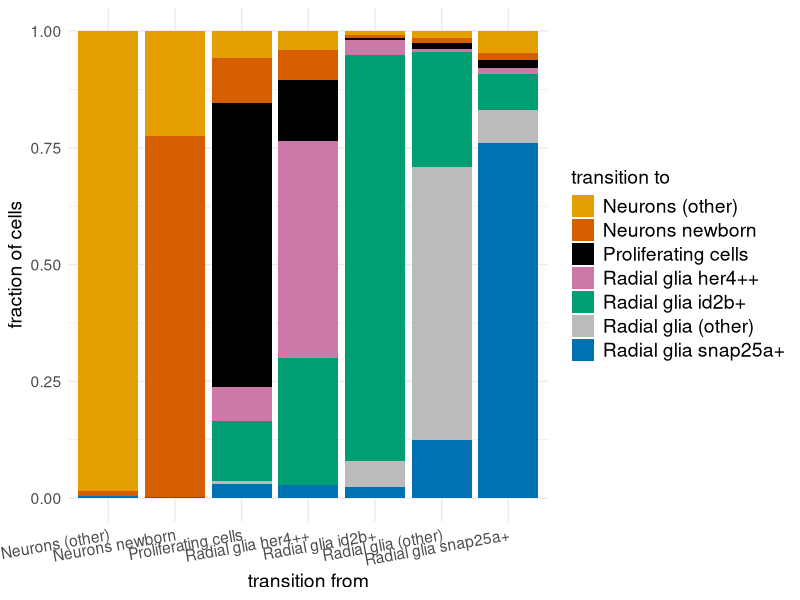
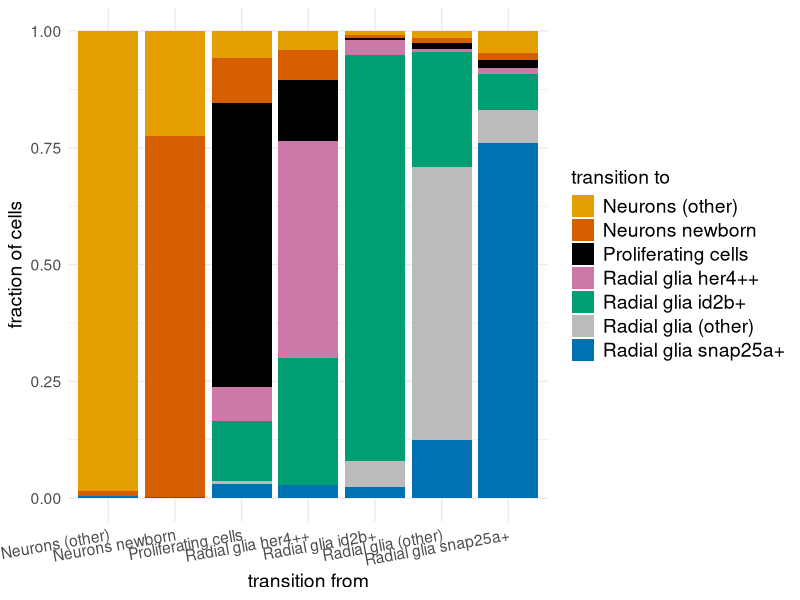

Recreate these plots in R, in order.
library(reshape2)
library(ggplot2)

## re-making 4B pie charts as bar plots.
# copying the numbers from Nina's python notebook (scv_tel_clust_figs.ipynb) to easier match plotting style in R



transition_probabilities <- data.frame(
           c(0.9857994786825948, 0.009741895478346694, 0.0004919811436818811, 0.0, 0.0, 0.0, 0.003966644695376653),
           c(0.22471965031666857, 0.77356308592672, 0.0, 0.0, 0.0, 0.0, 0.0017172637566114737),
           c(0.05826780693845225, 0.09556284393583657, 0.6092259407616354, 0.005854126353607041, 0.07244942746482981, 0.12799255788070332, 0.030647296664935635),
           c(0.014715707179188652, 0.011415924658196686, 0.0131685643823175, 0.5842661949845215, 0.00539226415180364, 0.24590977397200683, 0.12513157067196518),
           c(0.03971977130176595, 0.06628844535233099, 0.12909179867552475, 0.0, 0.4660559389460669, 0.2712398551407272, 0.02760419058358425),
           c(0.007724742774431791, 0.006517702979240734, 0.005680302438384393, 0.05712635140605482, 0.032408348532739294, 0.8678152907454717, 0.022727261123677275),
           c(0.04821255454000896, 0.013960751595219189, 0.016668546559538866, 0.06990914602841211, 0.014281436640954766, 0.0762183265258197, 0.7607492381100465),
           row.names = c('Neurons (other)', 'Neurons newborn', 'Proliferating cells',
                         'Radial glia (other)', 'Radial glia gfap++', 'Radial glia id2b+',
                         'Radial glia snap25a+'))

colnames(transition_probabilities) <- c('Neurons (other)', 'Neurons newborn', 'Proliferating cells',
                                        'Radial glia (other)', 'Radial glia gfap++', 'Radial glia id2b+',
                                        'Radial glia snap25a+')

transition_probabilities$TransitionTo <- rownames(transition_probabilities)

transition_probabilities <- melt(transition_probabilities, ID = "TransitionTo")

# rename gafp++ to her4++
transition_probabilities$variable <- gsub(transition_probabilities$variable, pattern = "Radial glia gfap++", replacement = "Radial glia her4++", fixed = TRUE)
transition_probabilities$TransitionTo <- gsub(transition_probabilities$TransitionTo, pattern = "Radial glia gfap++", replacement = "Radial glia her4++", fixed = TRUE)

## order like in current figure
transition_probabilities$variable <- factor(transition_probabilities$variable, levels = c('Neurons (other)', 'Neurons newborn', 'Proliferating cells',
                                                       'Radial glia her4++', 'Radial glia id2b+', 'Radial glia (other)',
                                                       'Radial glia snap25a+'))
transition_probabilities$TransitionTo <- factor(transition_probabilities$TransitionTo, levels = c('Neurons (other)', 'Neurons newborn', 'Proliferating cells',
                                                                                          'Radial glia her4++', 'Radial glia id2b+', 'Radial glia (other)',
                                                                                          'Radial glia snap25a+'))

celltype_colours <- c('Neurons (other)' = "#e69f00",
                      'Neurons newborn' = "#d55e00",
                      'Proliferating cells' = "#000000",
                      'Radial glia her4++' = "#cc79a7",
                      'Radial glia id2b+' = "#009e73",
                      'Radial glia (other)' = "#bbbbbb",
                      'Radial glia snap25a+' = "#0072b2")

ggplot(data = transition_probabilities, mapping = aes(x = variable, y = value, fill = TransitionTo)) +
  geom_bar(stat = "identity", position = "fill") +
  scale_fill_manual(values = celltype_colours, name = "transition to") +
  theme_minimal() +
  xlab("transition from") +
  ylab("fraction of cells") +
  theme(text = element_text(size=14), legend.text=element_text(size=14), axis.text.x = element_text(angle = 10, vjust = 1, hjust=1))

pdf(file = "20230727_RG_4B_barcharts.pdf", width = 11, height = 3)
last_plot()
dev.off()
